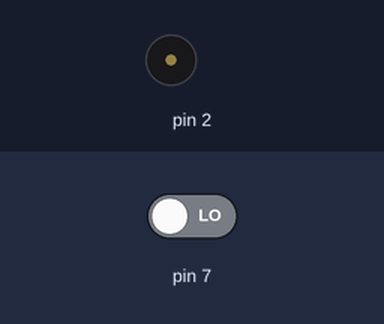
Simulated run of this sketch. Board: Arduino Uno, built with avr-gcc and run on an emulated ATmega328P. Shown: buzzer (waves = sounding). Inputs (shaded band) come from the test bench; at power-on: pin 7 LOW.

Above: at 1.2 s.
1.3 s: pin 7 driven HIGH
At 1.7 s:
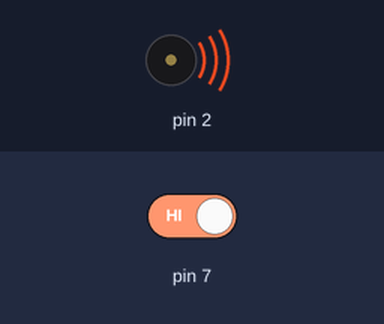
Timing chart, 0 to 10.3 s (numbered marks = the images above; inputs shaded):
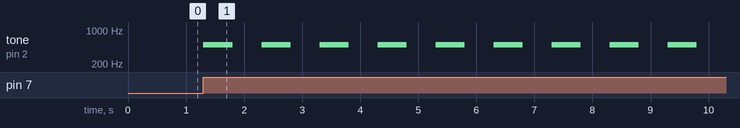

Measured:
- after the input at 1.3 s, tone on pin 2: alternates 500 Hz for 0.50 s and silent for 0.50 s, starting at once

The sketch:

PIR_Buzzer_C3-Mini.ino
```cpp
bool isToneOn = false;
int frequency = 500;

void setup() {
  pinMode(7, INPUT);
  pinMode(2, OUTPUT);
}

void loop() {
  if(digitalRead(7) == HIGH){
    for(int a = 0; a < 30; a++){
      if(isToneOn){
        noTone(2);
        isToneOn = false;
      }else{
        tone(2, frequency);
        isToneOn = true;
      }
      delay(500);
    }
    noTone(2); // Turn off the buzzer after the loop is finished
  }
}
```
